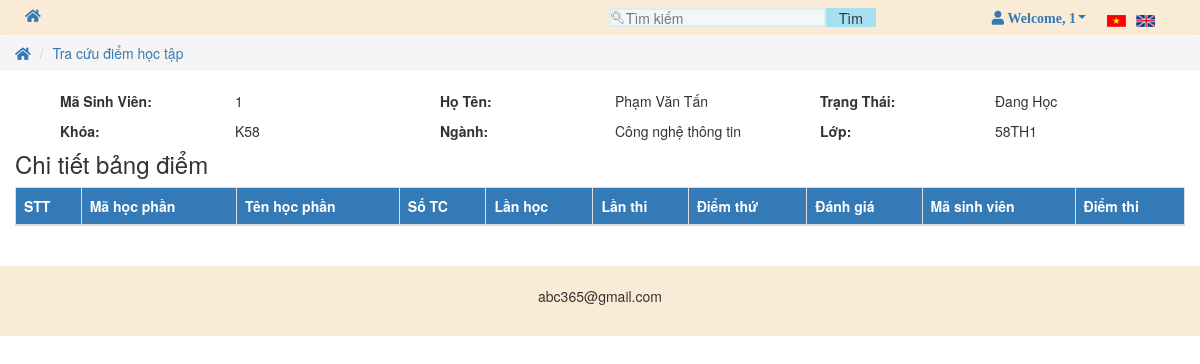
Page /code/tracuudiem.php (signed in) on the committed database.
### tables this page shows
CREATE TABLE `sinhvien` (
  `id` int(5) NOT NULL,
  `MaSV` char(10) NOT NULL,
  `TenSV` varchar(100) NOT NULL,
  `GioiTinh` varchar(30) NOT NULL,
  `NgaySinh` date NOT NULL,
  `QueQuan` varchar(100) NOT NULL,
  `Email` varchar(100) NOT NULL,
  `SDT` int(12) NOT NULL,
  `MaL` char(6) NOT NULL
);

CREATE TABLE `khoahoc` (
  `id` int(5) NOT NULL,
  `MaKH` char(6) NOT NULL,
  `TenKH` varchar(100) NOT NULL
);

CREATE TABLE `khoa` (
  `id` int(5) NOT NULL,
  `MaK` char(6) NOT NULL,
  `TenK` varchar(100) NOT NULL,
  `SoCanBo` int(5) NOT NULL
);

CREATE TABLE `lop` (
  `id` int(5) NOT NULL,
  `MaL` char(6) NOT NULL,
  `TenL` varchar(100) NOT NULL,
  `SiSo` int(5) NOT NULL,
  `MaK` char(6) NOT NULL,
  `MaKH` char(6) NOT NULL,
  `MaHDT` char(6) NOT NULL
);

### code/tracuudiem.php (the view, shortened to what this page needs)
<?php include('includes/header.php'); ?>
<?php
    $sql1="SELECT * FROM sinhvien WHERE MaSV='{$_SESSION['msv']}'";
    $query_a1=mysqli_query($conn,$sql1);
    $dm_info1=mysqli_fetch_assoc($query_a1);
    $sql3="SELECT * FROM lop WHERE MaL='{$dm_info1['MaL']}'";
    $query_a3=mysqli_query($conn,$sql3);
    $dm_info3=mysqli_fetch_assoc($query_a3);
    $sql4="SELECT * FROM khoahoc WHERE MaKH='{$dm_info3['MaKH']}'";
    $query_a4=mysqli_query($conn,$sql4);
    $dm_info4=mysqli_fetch_assoc($query_a4);
    $sql5="SELECT * FROM khoa WHERE MaK='{$dm_info3['MaK']}'";
    $query_a5=mysqli_query($conn,$sql5);
    $dm_info5=mysqli_fetch_assoc($query_a5);
?>
<ul class="breadcrumb">
    <li><a href="index.php" title="Trang chủ"><i class="fa fa-home"></i></a></li>
    <li><a style="text-decoration:none" href="tracuudiem.php" title="Tra cứu điểm học tập">Tra cứu điểm học tập</a></li>
</ul>
<div class="container">
    <div class="col-lg-4 col-md-4 col-sm-4 col-xs-4">
        <div class="col-lg-6 col-md-6 col-sm-6 col-xs-6"><p><b>Mã Sinh Viên:</b></p></div>
        <div class="col-lg-6 col-md-6 col-sm-6 col-xs-6"><p><?php echo $dm_info1['MaSV']; ?></p></div>
        <div class="col-lg-6 col-md-6 col-sm-6 col-xs-6"><p><b>Khóa:</b></p></div>
        <div class="col-lg-6 col-md-6 col-sm-6 col-xs-6"><p><?php echo $dm_info4['TenKH']; ?></p></div>
    </div>
    <div class="col-lg-4 col-md-4 col-sm-4 col-xs-4">
        <div class="col-lg-6 col-md-6 col-sm-6 col-xs-6"><p><b>Họ Tên:</b></p></div>
        <div class="col-lg-6 col-md-6 col-sm-6 col-xs-6"><p><?php echo $dm_info1['TenSV']; ?></p></div>
        <div class="col-lg-6 col-md-6 col-sm-6 col-xs-6"><p><b>Ngành:</b></p></div>
        <div class="col-lg-6 col-md-6 col-sm-6 col-xs-6"><p><?php echo $dm_info5['TenK']; ?></p></div>
    </div>
    <div class="col-lg-4 col-md-4 col-sm-4 col-xs-4">
        <div class="col-lg-6 col-md-6 col-sm-6 col-xs-6"><p><b>Trạng Thái:</b></p></div>
        <div class="col-lg-6 col-md-6 col-sm-6 col-xs-6"><p>Đang Học</p></div>
        <div class="col-lg-6 col-md-6 col-sm-6 col-xs-6"><p><b>Lớp:</b></p></div>
        <div class="col-lg-6 col-md-6 col-sm-6 col-xs-6"><p><?php echo $dm_info3['TenL']; ?></p></div>
    </div>
    <div class="row">
        <h3>Chi tiết bảng điểm</h3>
        <table class="table table-bordered">
            <thead>
                <tr class="bg-primary">
                <th scope="col">STT</th>
                <th scope="col">Mã học phần</th>
                <th scope="col">Tên học phần</th>
                <th scope="col">Số TC</th>
                <th scope="col">Lần học</th>
                <th scope="col">Lần thi</th>
                <th scope="col">Điểm thứ</th>
                <th scope="col">Đánh giá</th>
                <th scope="col">Mã sinh viên</th>
                <th scope="col">Điểm thi</th>
                </tr>
            </thead>
        </table>
    </div>
</div>
<?php include('includes/footer.php'); ?>

### code/css/btl.css (style rules this page uses)
* { margin: 0px; padding: 0px; }
body { width: 100%; }

### rows in the picture
sinhvien: MaSV "1", TenSV "Phạm Văn Tấn"
khoahoc: TenKH "K58"
khoa: TenK "Công nghệ thông tin"
lop: TenL "58TH1"

### other values in the picture
$_SESSION['username'] "1"
